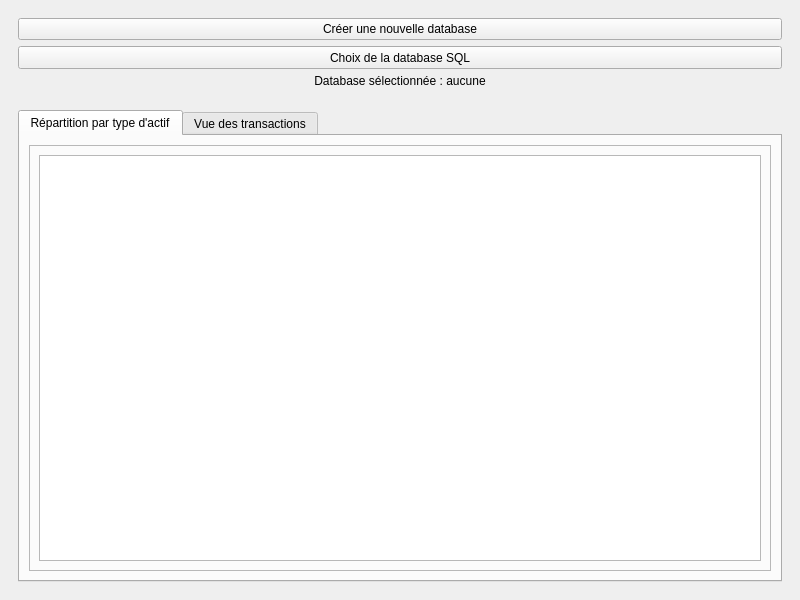
<?xml version="1.0" encoding="UTF-8"?>
<ui version="4.0">
 <class>MainWindow</class>
 <widget class="QMainWindow" name="MainWindow">
  <property name="geometry">
   <rect>
    <x>0</x>
    <y>0</y>
    <width>800</width>
    <height>600</height>
   </rect>
  </property>
  <property name="windowTitle">
   <string>MainWindow</string>
  </property>
  <widget class="QWidget" name="mainWindow">
   <layout class="QVBoxLayout" name="verticalLayout">
    <item>
     <widget class="QFrame" name="haut">
      <property name="sizePolicy">
       <sizepolicy hsizetype="Ignored" vsizetype="Ignored">
        <horstretch>0</horstretch>
        <verstretch>15</verstretch>
       </sizepolicy>
      </property>
      <layout class="QVBoxLayout" name="verticalLayout_2">
       <item>
        <widget class="QPushButton" name="creation_db">
         <property name="sizePolicy">
          <sizepolicy hsizetype="Minimum" vsizetype="Ignored">
           <horstretch>0</horstretch>
           <verstretch>80</verstretch>
          </sizepolicy>
         </property>
         <property name="text">
          <string>Créer une nouvelle database</string>
         </property>
        </widget>
       </item>
       <item>
        <widget class="QPushButton" name="choix_db">
         <property name="sizePolicy">
          <sizepolicy hsizetype="Ignored" vsizetype="Ignored">
           <horstretch>0</horstretch>
           <verstretch>80</verstretch>
          </sizepolicy>
         </property>
         <property name="text">
          <string>Choix de la database SQL</string>
         </property>
        </widget>
       </item>
       <item>
        <widget class="QLabel" name="affich_db">
         <property name="sizePolicy">
          <sizepolicy hsizetype="Ignored" vsizetype="Ignored">
           <horstretch>0</horstretch>
           <verstretch>40</verstretch>
          </sizepolicy>
         </property>
         <property name="lineWidth">
          <number>1</number>
         </property>
         <property name="text">
          <string>Database sélectionnée : aucune</string>
         </property>
         <property name="alignment">
          <set>Qt::AlignmentFlag::AlignCenter</set>
         </property>
         <property name="wordWrap">
          <bool>false</bool>
         </property>
         <property name="margin">
          <number>0</number>
         </property>
        </widget>
       </item>
      </layout>
     </widget>
    </item>
    <item>
     <widget class="QFrame" name="bas">
      <property name="sizePolicy">
       <sizepolicy hsizetype="Ignored" vsizetype="Ignored">
        <horstretch>0</horstretch>
        <verstretch>85</verstretch>
       </sizepolicy>
      </property>
      <property name="lineWidth">
       <number>1</number>
      </property>
      <layout class="QHBoxLayout" name="horizontalLayout">
       <item>
        <widget class="QTabWidget" name="tabWidget">
         <property name="tabPosition">
          <enum>QTabWidget::TabPosition::North</enum>
         </property>
         <property name="tabShape">
          <enum>QTabWidget::TabShape::Rounded</enum>
         </property>
         <property name="currentIndex">
          <number>0</number>
         </property>
         <property name="usesScrollButtons">
          <bool>false</bool>
         </property>
         <widget class="QWidget" name="Analyse_pf">
          <attribute name="title">
           <string>Répartition par type d'actif</string>
          </attribute>
          <layout class="QHBoxLayout" name="horizontalLayout_2">
           <item>
            <widget class="QFrame" name="recipient_graph">
             <property name="frameShape">
              <enum>QFrame::Shape::StyledPanel</enum>
             </property>
             <property name="frameShadow">
              <enum>QFrame::Shadow::Raised</enum>
             </property>
             <layout class="QHBoxLayout" name="horizontalLayout_3">
              <item>
               <widget class="QChartView" name="graph_type"/>
              </item>
             </layout>
            </widget>
           </item>
          </layout>
         </widget>
         <widget class="QWidget" name="vue_portf">
          <attribute name="title">
           <string>Vue des transactions</string>
          </attribute>
          <layout class="QVBoxLayout" name="verticalLayout_3">
           <item>
            <widget class="QTableView" name="portf">
             <property name="sizePolicy">
              <sizepolicy hsizetype="Ignored" vsizetype="Ignored">
               <horstretch>0</horstretch>
               <verstretch>15</verstretch>
              </sizepolicy>
             </property>
            </widget>
           </item>
           <item>
            <widget class="QPushButton" name="add_row">
             <property name="sizePolicy">
              <sizepolicy hsizetype="Ignored" vsizetype="Ignored">
               <horstretch>0</horstretch>
               <verstretch>1</verstretch>
              </sizepolicy>
             </property>
             <property name="text">
              <string>Ajouter une ligne</string>
             </property>
            </widget>
           </item>
          </layout>
         </widget>
        </widget>
       </item>
      </layout>
     </widget>
    </item>
   </layout>
  </widget>
 </widget>
 <customwidgets>
  <customwidget>
   <class>QChartView</class>
   <extends>QGraphicsView</extends>
   <header location="global">qchartview.h</header>
  </customwidget>
 </customwidgets>
 <resources/>
 <connections/>
</ui>
